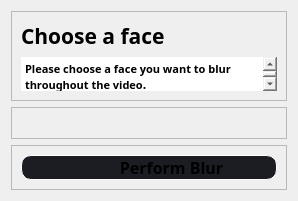
                  <widget class="QWidget" name="facialrecognition_page2">
                   <layout class="QVBoxLayout" name="verticalLayout_11">
                    <item>
                     <widget class="QFrame" name="frame_7">
                      <property name="maximumSize">
                       <size>
                        <width>16777215</width>
                        <height>90</height>
                       </size>
                      </property>
                      <property name="frameShape">
                       <enum>QFrame::StyledPanel</enum>
                      </property>
                      <property name="frameShadow">
                       <enum>QFrame::Raised</enum>
                      </property>
                      <layout class="QVBoxLayout" name="verticalLayout_12">
                       <item>
                        <widget class="QLabel" name="label">
                         <property name="font">
                          <font>
                           <family>Segoe UI Black</family>
                           <pointsize>16</pointsize>
                           <weight>75</weight>
                           <bold>true</bold>
                          </font>
                         </property>
                         <property name="text">
                          <string>Choose a face</string>
                         </property>
                        </widget>
                       </item>
                       <item>
                        <widget class="QTextEdit" name="textEdit">
                         <property name="font">
                          <font>
                           <family>Segoe UI Black</family>
                           <weight>75</weight>
                           <bold>true</bold>
                          </font>
                         </property>
                         <property name="styleSheet">
                          <string notr="true">border:none;</string>
                         </property>
                         <property name="html">
                          <string>&lt;!DOCTYPE HTML PUBLIC &quot;-//W3C//DTD HTML 4.0//EN&quot; &quot;http://www.w3.org/TR/REC-html40/strict.dtd&quot;&gt;
&lt;html&gt;&lt;head&gt;&lt;meta name=&quot;qrichtext&quot; content=&quot;1&quot; /&gt;&lt;style type=&quot;text/css&quot;&gt;
p, li { white-space: pre-wrap; }
&lt;/style&gt;&lt;/head&gt;&lt;body style=&quot; font-family:'Segoe UI Black'; font-size:8.25pt; font-weight:600; font-style:normal;&quot;&gt;
&lt;p style=&quot; margin-top:0px; margin-bottom:0px; margin-left:0px; margin-right:0px; -qt-block-indent:0; text-indent:0px;&quot;&gt;&lt;span style=&quot; font-family:'MS Shell Dlg 2';&quot;&gt;Please choose a face you want to blur throughout the video&lt;/span&gt;&lt;span style=&quot; font-family:'MS Shell Dlg 2'; font-size:9pt;&quot;&gt;.&lt;/span&gt;&lt;/p&gt;&lt;/body&gt;&lt;/html&gt;</string>
                         </property>
                        </widget>
                       </item>
                      </layout>
                     </widget>
                    </item>
                    <item>
                     <widget class="QFrame" name="Faces">
                      <property name="frameShape">
                       <enum>QFrame::StyledPanel</enum>
                      </property>
                      <property name="frameShadow">
                       <enum>QFrame::Raised</enum>
                      </property>
                      <layout class="QGridLayout" name="gridLayout">
                       <item row="0" column="0">
                        <widget class="QFrame" name="frame_10">
                         <property name="styleSheet">
                          <string notr="true">border:2px solid white;
border-radius:10px;</string>
                         </property>
                         <property name="frameShape">
                          <enum>QFrame::StyledPanel</enum>
                         </property>
                         <property name="frameShadow">
                          <enum>QFrame::Raised</enum>
                         </property>
                        </widget>
                       </item>
                       <item row="1" column="0">
                        <widget class="QFrame" name="frame_12">
                         <property name="styleSheet">
                          <string notr="true">border:2px solid white;
border-radius: 10px;</string>
                         </property>
                         <property name="frameShape">
                          <enum>QFrame::StyledPanel</enum>
                         </property>
                         <property name="frameShadow">
                          <enum>QFrame::Raised</enum>
                         </property>
                        </widget>
                       </item>
                       <item row="0" column="2">
                        <widget class="QFrame" name="frame_11">
                         <property name="styleSheet">
                          <string notr="true">border:2px solid white;
border-radius:10px;</string>
                         </property>
                         <property name="frameShape">
                          <enum>QFrame::StyledPanel</enum>
                         </property>
                         <property name="frameShadow">
                          <enum>QFrame::Raised</enum>
                         </property>
                        </widget>
                       </item>
                       <item row="1" column="2">
                        <widget class="QFrame" name="frame_14">
                         <property name="styleSheet">
                          <string notr="true">border:2px solid white;
border-radius: 10px;</string>
                         </property>
                         <property name="frameShape">
                          <enum>QFrame::StyledPanel</enum>
                         </property>
                         <property name="frameShadow">
                          <enum>QFrame::Raised</enum>
                         </property>
                        </widget>
                       </item>
                       <item row="2" column="2">
                        <widget class="QFrame" name="frame_17">
                         <property name="styleSheet">
                          <string notr="true">border:2px solid white;
border-radius: 10px;</string>
                         </property>
                         <property name="frameShape">
                          <enum>QFrame::StyledPanel</enum>
                         </property>
                         <property name="frameShadow">
                          <enum>QFrame::Raised</enum>
                         </property>
                        </widget>
                       </item>
                       <item row="2" column="4">
                        <widget class="QFrame" name="frame_18">
                         <property name="styleSheet">
                          <string notr="true">border:2px solid white;
border-radius: 10px;</string>
                         </property>
                         <property name="frameShape">
                          <enum>QFrame::StyledPanel</enum>
                         </property>
                         <property name="frameShadow">
                          <enum>QFrame::Raised</enum>
                         </property>
                        </widget>
                       </item>
                       <item row="0" column="4">
                        <widget class="QFrame" name="frame_13">
                         <property name="styleSheet">
                          <string notr="true">border:2px solid white;
border-radius:10px;</string>
                         </property>
                         <property name="frameShape">
                          <enum>QFrame::StyledPanel</enum>
                         </property>
                         <property name="frameShadow">
                          <enum>QFrame::Raised</enum>
                         </property>
                        </widget>
                       </item>
                       <item row="2" column="1">
                        <widget class="QFrame" name="frame_20">
                         <property name="styleSheet">
                          <string notr="true">border:2px solid white;
border-radius:10px;</string>
                         </property>
                         <property name="frameShape">
                          <enum>QFrame::StyledPanel</enum>
                         </property>
                         <property name="frameShadow">
                          <enum>QFrame::Raised</enum>
                         </property>
                        </widget>
                       </item>
                       <item row="1" column="1">
                        <widget class="QFrame" name="frame_19">
                         <property name="styleSheet">
                          <string notr="true">border:2px solid white;
border-radius:10px;</string>
                         </property>
                         <property name="frameShape">
                          <enum>QFrame::StyledPanel</enum>
                         </property>
                         <property name="frameShadow">
                          <enum>QFrame::Raised</enum>
                         </property>
                        </widget>
                       </item>
                       <item row="1" column="4">
                        <widget class="QFrame" name="frame_15">
                         <property name="styleSheet">
                          <string notr="true">border:2px solid white;
border-radius: 10px;</string>
                         </property>
                         <property name="frameShape">
                          <enum>QFrame::StyledPanel</enum>
                         </property>
                         <property name="frameShadow">
                          <enum>QFrame::Raised</enum>
                         </property>
                        </widget>
                       </item>
                       <item row="0" column="1">
                        <widget class="QFrame" name="frame_8">
                         <property name="styleSheet">
                          <string notr="true">border:2px solid white;
border-radius:10px;</string>
                         </property>
                         <property name="frameShape">
                          <enum>QFrame::StyledPanel</enum>
                         </property>
                         <property name="frameShadow">
                          <enum>QFrame::Raised</enum>
                         </property>
                        </widget>
                       </item>
                       <item row="2" column="0">
                        <widget class="QFrame" name="frame_16">
                         <property name="styleSheet">
                          <string notr="true">border:2px solid white;
border-radius: 10px;</string>
                         </property>
                         <property name="frameShape">
                          <enum>QFrame::StyledPanel</enum>
                         </property>
                         <property name="frameShadow">
                          <enum>QFrame::Raised</enum>
                         </property>
                        </widget>
                       </item>
                       <item row="0" column="3">
                        <widget class="QFrame" name="frame_21">
                         <property name="styleSheet">
                          <string notr="true">border:2px solid white;
border-radius:10px;</string>
                         </property>
                         <property name="frameShape">
                          <enum>QFrame::StyledPanel</enum>
                         </property>
                         <property name="frameShadow">
                          <enum>QFrame::Raised</enum>
                         </property>
                        </widget>
                       </item>
                       <item row="1" column="3">
                        <widget class="QFrame" name="frame_22">
                         <property name="styleSheet">
                          <string notr="true">border:2px solid white;
border-radius:10px;</string>
                         </property>
                         <property name="frameShape">
                          <enum>QFrame::StyledPanel</enum>
                         </property>
                         <property name="frameShadow">
                          <enum>QFrame::Raised</enum>
                         </property>
                        </widget>
                       </item>
                       <item row="2" column="3">
                        <widget class="QFrame" name="frame_23">
                         <property name="styleSheet">
                          <string notr="true">border:2px solid white;
border-radius:10px;</string>
                         </property>
                         <property name="frameShape">
                          <enum>QFrame::StyledPanel</enum>
                         </property>
                         <property name="frameShadow">
                          <enum>QFrame::Raised</enum>
                         </property>
                        </widget>
                       </item>
                      </layout>
                     </widget>
                    </item>
                    <item>
                     <widget class="QFrame" name="frame_9">
                      <property name="maximumSize">
                       <size>
                        <width>16777215</width>
                        <height>120</height>
                       </size>
                      </property>
                      <property name="frameShape">
                       <enum>QFrame::StyledPanel</enum>
                      </property>
                      <property name="frameShadow">
                       <enum>QFrame::Raised</enum>
                      </property>
                      <layout class="QVBoxLayout" name="verticalLayout_13">
                       <item>
                        <widget class="QPushButton" name="btn_performblur">
                         <property name="font">
                          <font>
                           <family>Segoe UI Black</family>
                           <pointsize>12</pointsize>
                           <weight>75</weight>
                           <bold>true</bold>
                          </font>
                         </property>
                         <property name="styleSheet">
                          <string notr="true">QPushButton {	
	
    background-repeat: no-repeat;
	border:1px solid white;
	border-radius:10px;
	background-color: rgb(27, 29, 35);
	text-align: center;
	padding-left: 45px;
}
QPushButton:hover {
	background-color: rgb(33, 37, 43);
	border-left: 28px solid rgb(33, 37, 43);
}
QPushButton:pressed {	
	background-color: rgb(85, 170, 255);
	border-left: 28px solid rgb(85, 170, 255);
}</string>
                         </property>
                         <property name="text">
                          <string>Perform Blur</string>
                         </property>
                        </widget>
                       </item>
                      </layout>
                     </widget>
                    </item>
                   </layout>
                  </widget>
